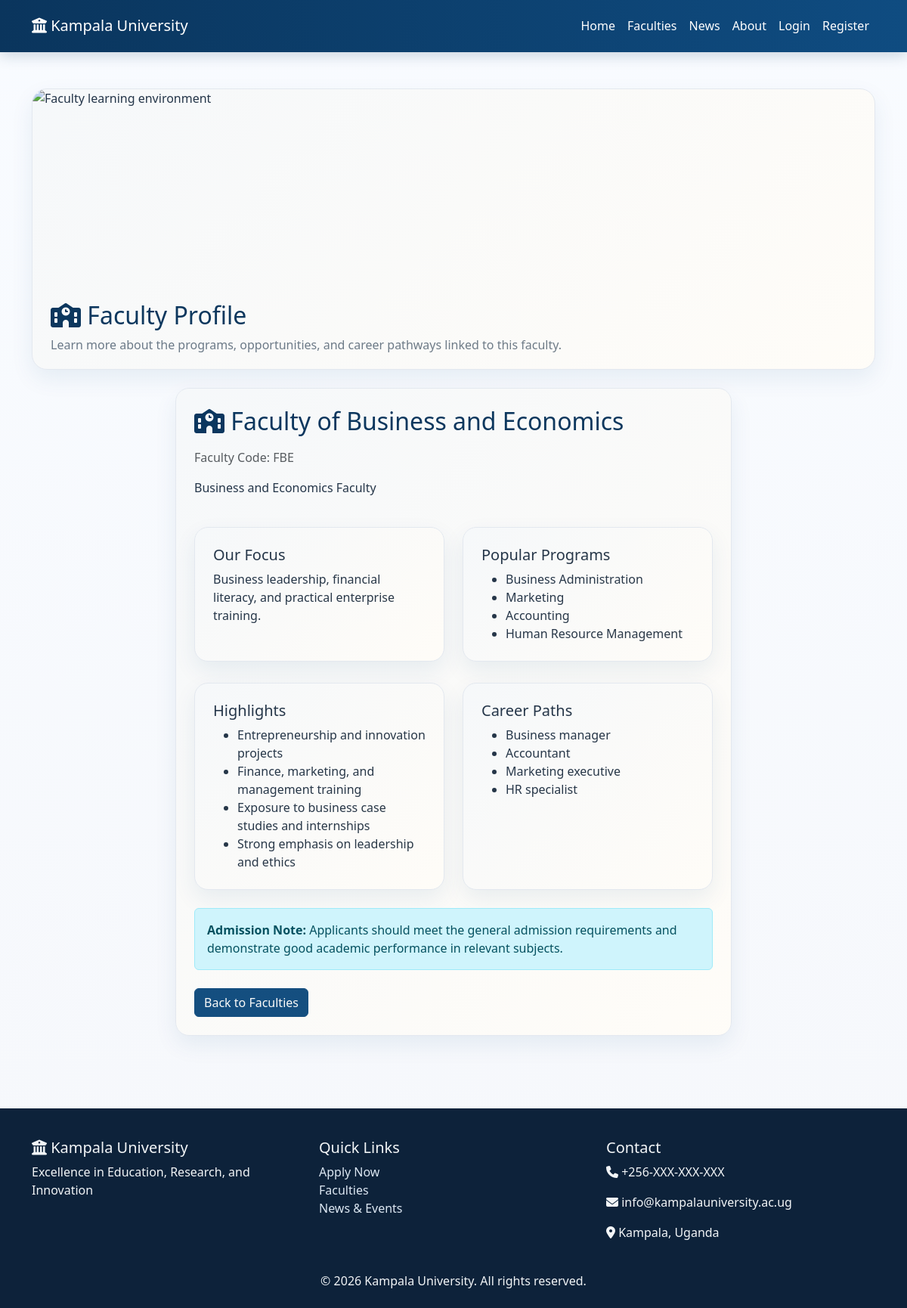
The app's page /pages/faculty_detail.php?id=2 with its own data.
### tables this page shows
CREATE TABLE `faculties` (
  `id` int(11) NOT NULL,
  `name` varchar(200) NOT NULL,
  `code` varchar(20) NOT NULL,
  `description` text DEFAULT NULL,
  `dean_id` int(11) DEFAULT NULL,
  `created_at` timestamp NOT NULL DEFAULT current_timestamp()
);

### includes/faculty_profile.php (called while the page is built, shortened)
<?php
function getFacultyProfile($faculty) {
    $name = strtolower($faculty['name'] ?? '');
    $code = strtolower($faculty['code'] ?? '');
    $default = [
        'summary' => 'The faculty combines strong academic theory with practical training to prepare students for successful careers and lifelong learning.',
        'focus' => 'Student-centered teaching, applied research, and industry engagement.',
        'highlights' => [
            'Experienced and qualified academic staff',
            'Modern learning facilities and laboratories',
            'Practical internships and fieldwork opportunities',
            'Career guidance and professional support'
        ],
        'programs' => ['Undergraduate studies', 'Postgraduate studies', 'Professional training'],
        'careers' => ['Leadership and management roles', 'Professional practice', 'Research and innovation'],
        'admission' => 'Applicants should meet the university admission requirements and provide the requested academic documents.'
    ];
    if (strpos($name, 'business') !== false || strpos($name, 'manage') !== false || strpos($name, 'commerce') !== false || strpos($code, 'bm') !== false) {
        return [
            'summary' => 'The Faculty of Business and Management develops responsible leaders with skills in strategy, finance, entrepreneurship, and organizational growth.',
            'focus' => 'Business leadership, financial literacy, and practical enterprise training.',
            'highlights' => [
                'Entrepreneurship and innovation projects',
                'Finance, marketing, and management training',
                'Exposure to business case studies and internships',
                'Strong emphasis on leadership and ethics'
            ],
            'programs' => ['Business Administration', 'Marketing', 'Accounting', 'Human Resource Management'],
            'careers' => ['Business manager', 'Accountant', 'Marketing executive', 'HR specialist'],
            'admission' => 'Applicants should meet the general admission requirements and demonstrate good academic performance in relevant subjects.'
        ];
    }
    return $default;
}

### pages/faculty_detail.php (the view, shortened to what this page needs)
<?php
require_once __DIR__ . '/../includes/faculty_profile.php';
$db = getDB();
$id = (int)($_GET['id'] ?? 0);
$faculty = null;
if ($db && $id) {
    $stmt = $db->prepare('SELECT * FROM faculties WHERE id = ?');
    $stmt->execute([$id]);
    $faculty = $stmt->fetch();
}
include __DIR__ . '/../includes/header.php';
?>
<div class="container py-5">
    <div class="page-hero">
        <img src="https://images.unsplash.com/photo-1524995997946-a1c2e315a42f?auto=format&fit=crop&w=1200&q=80" alt="Faculty learning environment">
        <div class="page-hero-body">
            <h2><i class="fas fa-school"></i> Faculty Profile</h2>
            <p>Learn more about the programs, opportunities, and career pathways linked to this faculty.</p>
        </div>
    </div>
    <div class="row justify-content-center">
        <div class="col-lg-8">
            <div class="content-card">
                <?php if ($faculty): ?>
                    <?php $profile = getFacultyProfile($faculty); ?>
                    <h2><i class="fas fa-school"></i> <?php echo htmlspecialchars($faculty['name']); ?></h2>
                    <p class="text-muted">Faculty Code: <?php echo htmlspecialchars($faculty['code']); ?></p>
                    <p><?php echo htmlspecialchars($faculty['description'] ?? $profile['summary']); ?></p>
                    <div class="row g-4 mt-3">
                        <div class="col-md-6">
                            <div class="feature-card h-100">
                                <h5>Our Focus</h5>
                                <p class="mb-0"><?php echo htmlspecialchars($profile['focus']); ?></p>
                            </div>
                        </div>
                        <div class="col-md-6">
                            <div class="feature-card h-100">
                                <h5>Popular Programs</h5>
                                <ul class="mb-0">
                                    <?php foreach ($profile['programs'] as $program): ?>
                                        <li><?php echo htmlspecialchars($program); ?></li>
                                    <?php endforeach; ?>
                                </ul>
                            </div>
                        </div>
                    </div>
                    <div class="row g-4 mt-1">
                        <div class="col-md-6">
                            <div class="feature-card h-100">
                                <h5>Highlights</h5>
                                <ul class="mb-0">
                                    <?php foreach ($profile['highlights'] as $highlight): ?>
                                        <li><?php echo htmlspecialchars($highlight); ?></li>
                                    <?php endforeach; ?>
                                </ul>
                            </div>
                        </div>
                        <div class="col-md-6">
                            <div class="feature-card h-100">
                                <h5>Career Paths</h5>
                                <ul class="mb-0">
                                    <?php foreach ($profile['careers'] as $career): ?>
                                        <li><?php echo htmlspecialchars($career); ?></li>
                                    <?php endforeach; ?>
                                </ul>
                            </div>
                        </div>
                    </div>
                    <div class="alert alert-info mt-4 mb-0">
                        <strong>Admission Note:</strong> <?php echo htmlspecialchars($profile['admission']); ?>
                    </div>
                    <a href="faculties.php" class="btn btn-primary mt-4">Back to Faculties</a>
                <?php else: ?>
                    <div class="alert alert-warning">The requested faculty could not be found.</div>
                    <a href="faculties.php" class="btn btn-primary">Back to Faculties</a>
                <?php endif; ?>
            </div>
        </div>
    </div>
</div>
<?php include __DIR__ . '/../includes/footer.php'; ?>

### assets/css/style.css (style rules this page uses)
:root { --primary-color: #0f4c81; --primary-dark: #0a355d; --accent-color: #f4b942; --accent-soft: #fff4cf; --text-color: #243447; --muted-color: #6c7a89; --bg-color: #f5f7fb; --border-color: #e3e8ef; }
* { box-sizing: border-box; }
html { scroll-behavior: smooth; }
body { font-family: 'Segoe UI', Tahoma, Geneva, Verdana, sans-serif; color: var(--text-color); background: linear-gradient(180deg, rgba(248, 251, 255, 0.95) 0%, rgba(245, 247, 251, 0.92) 100%), url('https://images.unsplash.com/photo-1522202176988-66273c2fd55f?auto=format&fit=crop&w=1800&q=80') center/cover fixed; min-height: 100vh; }
.btn-primary, .btn-accent { background-color: var(--primary-color); border-color: var(--primary-color); color: #fff; }
.feature-card, .content-card, .faculty-card { background: #fff; border: 1px solid var(--border-color); border-radius: 18px; box-shadow: 0 12px 30px rgba(15, 76, 129, 0.08); padding: 1.5rem; transition: transform 0.3s ease, box-shadow 0.3s ease; }
.page-hero { background: #fff; border: 1px solid var(--border-color); border-radius: 20px; overflow: hidden; box-shadow: 0 12px 30px rgba(15, 76, 129, 0.08); margin-bottom: 1.5rem; }
.page-hero img { width: 100%; height: 260px; object-fit: cover; display: block; }
.page-hero-body { padding: 1.25rem 1.5rem; }
.page-hero-body h2 { color: var(--primary-dark); margin-bottom: 0.5rem; }
.page-hero-body p { color: var(--muted-color); margin-bottom: 0; }
.content-card h2 { margin-bottom: 1rem; color: var(--primary-dark); }
.content-card, .feature-card, .faculty-card, .page-hero { position: relative; overflow: hidden; }
.content-card::before, .feature-card::before, .faculty-card::before, .page-hero::before { content: ''; position: absolute; inset: 0; background: linear-gradient(135deg, rgba(15, 76, 129, 0.04), rgba(244, 185, 66, 0.04)); pointer-events: none; }

### records on screen
faculties: name "Faculty of Business and Economics", code "FBE", description "Business and Economics Faculty"

### other values on screen
$profile['focus'] "Business leadership, financial literacy, and practical enterprise training."
$program "Business Administration"
$program "Marketing"
$program "Accounting"
$program "Human Resource Management"
$highlight "Entrepreneurship and innovation projects"
$highlight "Finance, marketing, and management training"
$highlight "Exposure to business case studies and internships"
$highlight "Strong emphasis on leadership and ethics"
$career "Business manager"
$career "Accountant"
$career "Marketing executive"
$career "HR specialist"
$profile['admission'] "Applicants should meet the general admission requirements and demonstrate good academic performance in relevant subjects."
